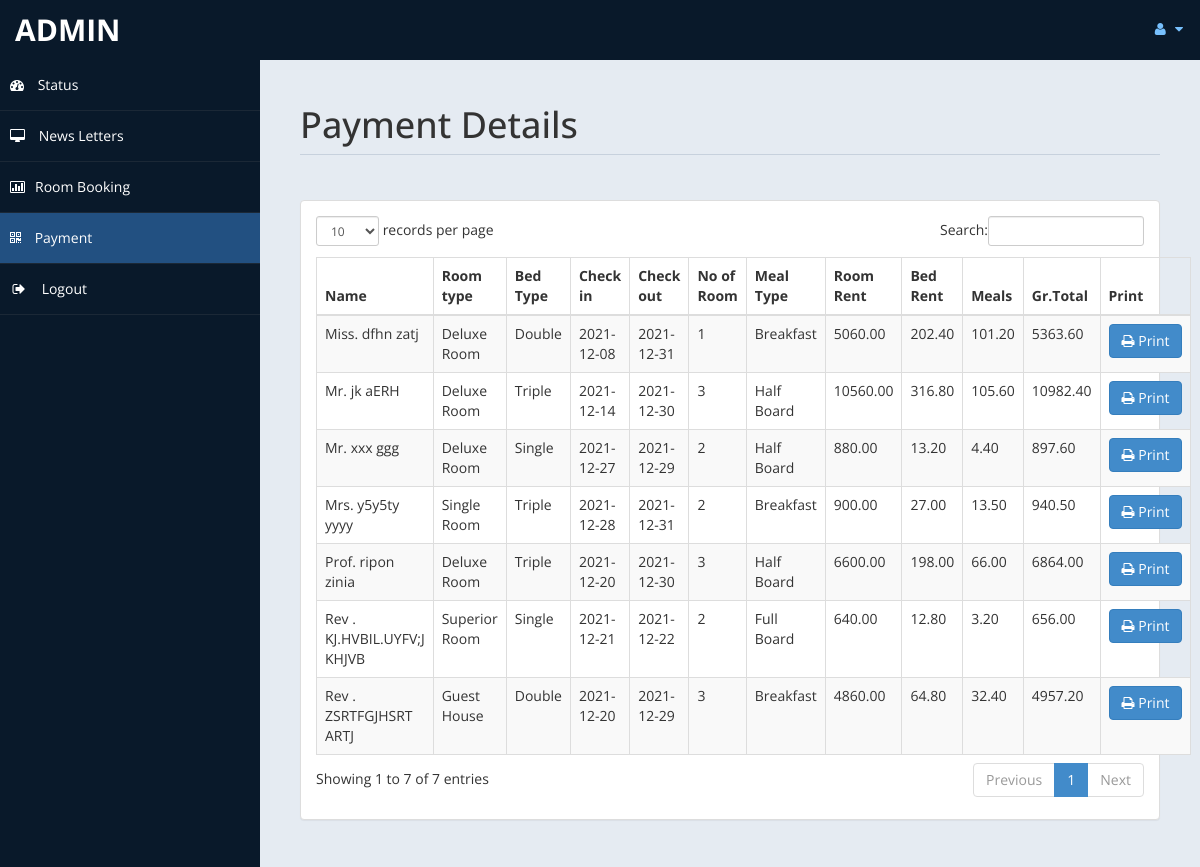
Page /admin/payment.php (signed in) on the committed database.
### tables this page shows
CREATE TABLE `payment` (
  `id` int(11) DEFAULT NULL,
  `title` varchar(5) DEFAULT NULL,
  `fname` varchar(30) DEFAULT NULL,
  `lname` varchar(30) DEFAULT NULL,
  `troom` varchar(30) DEFAULT NULL,
  `tbed` varchar(30) DEFAULT NULL,
  `nroom` int(11) DEFAULT NULL,
  `cin` date DEFAULT NULL,
  `cout` date DEFAULT NULL,
  `ttot` double(8,2) DEFAULT NULL,
  `fintot` double(8,2) DEFAULT NULL,
  `mepr` double(8,2) DEFAULT NULL,
  `meal` varchar(30) DEFAULT NULL,
  `btot` double(8,2) DEFAULT NULL,
  `noofdays` int(11) DEFAULT NULL
);

### admin/payment.php (the view, shortened to what this page needs)
<!DOCTYPE html>
<html xmlns="http://www.w3.org/1999/xhtml">
<head>
    <link href="assets/css/bootstrap.css" rel="stylesheet" />
    <link href="assets/css/font-awesome.css" rel="stylesheet" />
    <link href="assets/css/custom-styles.css" rel="stylesheet" />
    <link href="assets/js/dataTables/dataTables.bootstrap.css" rel="stylesheet" />
</head>
<body>
    <div id="wrapper">
        <nav class="navbar navbar-default top-navbar" role="navigation">
            <div class="navbar-header">
                <a class="navbar-brand" href="home.php"><?php echo $_SESSION["user"]; ?> </a>
            </div>
            <ul class="nav navbar-top-links navbar-right">
                <li class="dropdown">
                    <a class="dropdown-toggle" data-toggle="dropdown" href="#" aria-expanded="false">
                        <i class="fa fa-user fa-fw"></i> <i class="fa fa-caret-down"></i>
                    </a>
                </li>
            </ul>
        </nav>
        <nav class="navbar-default navbar-side" role="navigation">
            <div class="sidebar-collapse">
                <ul class="nav" id="main-menu">
                    <li>
                        <a href="home.php"><i class="fa fa-dashboard"></i> Status</a>
                    </li>
                    <li>
                        <a  href="messages.php"><i class="fa fa-desktop"></i> News Letters</a>
                    </li>
					<li>
                        <a href="roombook.php"><i class="fa fa-bar-chart-o"></i>Room Booking</a>
                    </li>
                    <li>
                        <a class="active-menu" href="payment.php"><i class="fa fa-qrcode"></i> Payment</a>
                    </li>
                    <li>
                        <a href="logout.php" ><i class="fa fa-sign-out fa-fw"></i> Logout</a>
                    </li>
            </div>
        </nav>
        <div id="page-wrapper" >
            <div id="page-inner">
			 <div class="row">
                    <div class="col-md-12">
                        <h1 class="page-header">
                           Payment Details<small> </small>
                        </h1>
                    </div>
                </div>
            <div class="row">
                <div class="col-md-12">
                    <div class="panel panel-default">
                        <div class="panel-body">
                            <div class="table-responsive">
                                <table class="table table-striped table-bordered table-hover" id="dataTables-example">
                                    <thead>
                                        <tr>
                                            <th>Name</th>
											<th>Room type</th>
                                            <th>Bed Type</th>
                                            <th>Check in</th>
											<th>Check out</th>
											<th>No of Room</th>
											<th>Meal Type</th>
                                            <th>Room Rent</th>
											<th>Bed Rent</th>
											<th>Meals </th>
											<th>Gr.Total</th>
											<th>Print</th>
                                        </tr>
                                    </thead>
                                    <tbody>
									<?php
										include ('db.php');
										$sql="select * from payment";
										$re = mysqli_query($con,$sql);
										while($row = mysqli_fetch_array($re))
										{
											$id = $row['id'];
											if($id % 2 ==1 )
											{
												echo"<tr class='gradeC'>
													<td>".$row['title']." ".$row['fname']." ".$row['lname']."</td>
													<td>".$row['troom']."</td>
													<td>".$row['tbed']."</td>
													<td>".$row['cin']."</td>
													<td>".$row['cout']."</td>
													<td>".$row['nroom']."</td>
													<td>".$row['meal']."</td>
													<td>".$row['ttot']."</td>
													<td>".$row['mepr']."</td>
													<td>".$row['btot']."</td>
													<td>".$row['fintot']."</td>
													<td><a href=print.php?pid=".$id ." <button class='btn btn-primary'> <i class='fa fa-print' ></i> Print</button></td>
													</tr>";
											}
											else
											{
												echo"<tr class='gradeU'>
													<td>".$row['title']." ".$row['fname']." ".$row['lname']."</td>
													<td>".$row['troom']."</td>
													<td>".$row['tbed']."</td>
													<td>".$row['cin']."</td>
													<td>".$row['cout']."</td>
													<td>".$row['nroom']."</td>
													<td>".$row['meal']."</td>
													<td>".$row['ttot']."</td>
													<td>".$row['mepr']."</td>
													<td>".$row['btot']."</td>
													<td>".$row['fintot']."</td>
													<td><a href=print.php?pid=".$id ." <button class='btn btn-primary'> <i class='fa fa-print' ></i> Print</button></td>
													</tr>";
											}
										}
									?>
                                    </tbody>
                                </table>
                            </div>
                        </div>
                    </div>
                </div>
            </div>
                </div>
            </div>
    </div>
</body>
</html>

### admin/assets/css/custom-styles.css (style rules this page uses)
body { font-family: 'Open Sans', sans-serif; }
#wrapper { width: 100%; background:#09192A; }
#page-wrapper { padding: 15px 15px; min-height: 600px; background:#E5EBF2; }
#page-inner { width:100%; margin:10px 20px 10px 0px; background-color:transparent; padding:10px; min-height:1200px; }
h1, .h1, h2, .h2, h3, .h3 { margin-top: 7px; margin-bottom: -5px; }
.page-header { padding-bottom: 9px; margin: 10px 0 45px; border-bottom: 1px solid #C7D1DD; }
.top-navbar { margin:0px; }
.top-navbar .navbar-brand { color: #fff; width: 260px; text-align: left; height: 60px; font-size: 30px; font-weight: 700; text-transform: uppercase; line-height: 30px; }
.top-navbar .nav > li { position: relative; display: inline-block; }
.top-navbar .nav > li > a { position: relative; display: block; padding: 19px 15px; color: #77C0FD; }
.active-menu { background-color:#225081!important; }
.sidebar-collapse , .sidebar-collapse .nav { background:none; }
.sidebar-collapse .nav { padding:0; }
.sidebar-collapse .nav > li > a { color:#fff; background:transparent; text-shadow:none; }
.sidebar-collapse > .nav > li > a { padding:15px 10px; }
.sidebar-collapse > .nav > li { border-bottom: 1px solid rgba(107, 108, 109, 0.19); }
.navbar-side { border:none; background-color: transparent; }
.top-navbar { background:#09192A; border-bottom:none; }
.top-navbar .nav > li > a > i { margin-right: 2px; }
.navbar-default { border:0px solid black; }
.navbar-header { background: #09192A; }
.nav > li > a > i { margin-right:10px; }
@media (min-width:768px) { #page-wrapper { margin: 0 0 0 260px; padding: 15px 30px; min-height: 1200px; } }
@media (min-width:768px) { .navbar-side { z-index: 1; position: absolute; width: 260px; } }
@media (min-width:768px) { .navbar { border-radius: 0px; } }

### rows in the picture
payment: title "Miss.", fname "dfhn", lname "zatj", troom "Deluxe Room", tbed "Double", cin "2021-12-08", cout "2021-12-31", nroom "1", meal "Breakfast", ttot "5060.00", mepr "202.40", btot "101.20", fintot "5363.60"
payment: title "Mr.", fname "jk", lname "aERH", troom "Deluxe Room", tbed "Triple", cin "2021-12-14", cout "2021-12-30", nroom "3", meal "Half Board", ttot "10560.00", mepr "316.80", btot "105.60", fintot "10982.40"
payment: title "Rev .", fname "KJ.HVBIL.UYFV;J", lname "KHJVB", troom "Superior Room", tbed "Single", cin "2021-12-21", cout "2021-12-22", nroom "2", meal "Full Board", ttot "640.00", mepr "12.80", btot "3.20", fintot "656.00"
payment: title "Rev .", fname "ZSRTFGJHSRT", lname "ARTJ", troom "Guest House", tbed "Double", cin "2021-12-20", cout "2021-12-29", nroom "3", meal "Breakfast", ttot "4860.00", mepr "64.80", btot "32.40", fintot "4957.20"
payment: title "Prof.", fname "ripon", lname "zinia", troom "Deluxe Room", tbed "Triple", cin "2021-12-20", cout "2021-12-30", nroom "3", meal "Half Board", ttot "6600.00", mepr "198.00", btot "66.00", fintot "6864.00"
payment: title "Mrs.", fname "y5y5ty", lname "yyyy", troom "Single Room", tbed "Triple", cin "2021-12-28", cout "2021-12-31", nroom "2", meal "Breakfast", ttot "900.00", mepr "27.00", btot "13.50", fintot "940.50"
payment: title "Mr.", fname "xxx", lname "ggg", troom "Deluxe Room", tbed "Single", cin "2021-12-27", cout "2021-12-29", nroom "2", meal "Half Board", ttot "880.00", mepr "13.20", btot "4.40", fintot "897.60"

### other values in the picture
$_SESSION["user"] "ADMIN"
